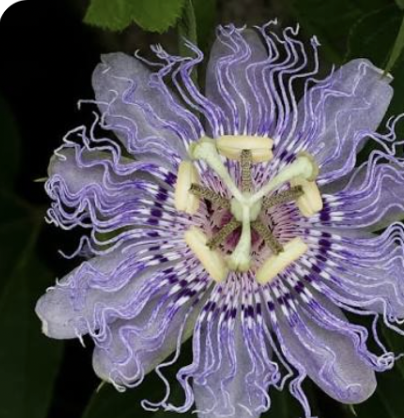
#> input picture plates/passiflora.png, 404 x 418 px; its folder holds only this picture in this run
$ python halftone.py
#> lines starting #> are read from the running program, lines starting #| are printed output that depends on the picture
"""Passion flower designs in the pixel micrograph style.
Plates -> honeycomb halftone texture -> clipped into one huge crisp shape on a flat colour.
Plates come from plates/*.png if present (real photos, white = flower),
otherwise they are rendered from generate.py's passion flowers.
"""
import glob, math, os, random
import numpy as np
from PIL import Image, ImageDraw, ImageFilter, ImageOps
import generate as g

W, H, SS = 1800, 3680, 2
OUT = "halftone"

PAL = {
    "purple":   dict(field=(107, 76, 122), base=(58, 34, 62),  d1=(203, 214, 150), d2=(200, 182, 226)),
    "violet":   dict(field=(59, 31, 92),   base=(28, 16, 44),  d1=(237, 230, 200), d2=(169, 139, 214)),
    "lavender": dict(field=(205, 189, 235), base=(107, 63, 160), d1=(244, 240, 250), d2=(201, 215, 122)),
    "moss":     dict(field=(31, 42, 30),   base=(59, 31, 92),  d1=(205, 189, 235), d2=(203, 214, 150)),
}

# ------------------------------------------------------------ plates
def make_plates(n=5):
#> called with n = 5
    files = sorted(glob.glob("plates/*.png")) + sorted(glob.glob("plates/*.jpg"))
    if files:
        plates = []
        for f in files:
            im = ImageOps.grayscale(Image.open(f))
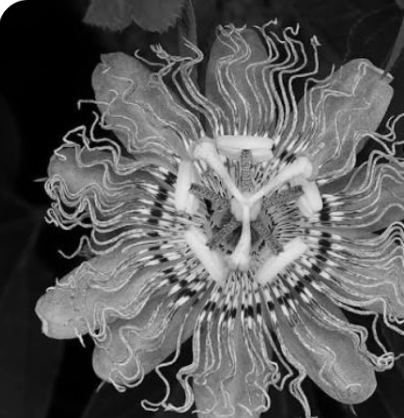
#> im: PIL image 404x418 L; min 0, max 255, mean 91.4
            plates.append(ImageOps.autocontrast(im, cutoff=2))
        return plates
    plates = []
    for i in range(n):
        im = Image.new("RGB", (g.W * g.S, g.W * g.S), "#000000")
        g.flower(im, g.W / 2, g.W / 2, g.W * 0.48, 100 + i, petals=i % 2 == 0,
                 n_fil=120 + 20 * i, curl=1.0 + 0.3 * i)
        im = ImageOps.grayscale(im.resize((1200, 1200), Image.LANCZOS))
        plates.append(ImageOps.autocontrast(im, cutoff=1))
    return plates

# ------------------------------------------------------------ texture
def source(plates, rnd, closeup=False):
    src = Image.new("L", (W, H), 0)
    picks = [rnd.choice(plates)] if closeup else rnd.sample(plates, 3)
    for p in picks:
        size = rnd.randint(3400, 3900) if closeup else rnd.randint(1500, 2600)
        q = p.resize((size, size), Image.LANCZOS).rotate(rnd.choice([0, 90, 180, 270]))
        x = rnd.randint(-size // 3, W - size * 2 // 3)
        y = rnd.randint(-size // 3, H - size * 2 // 3)
        if closeup:
            x, y = (W - size) // 2, (H - size) // 2
        src.paste(Image.composite(q, src.crop((x, y, x + size, y + size)), q), (x, y))
    return src

# [39 lines left out: functions halftone, mask, petal_poly, not called in this run]

def shape_petal(d, w, h):          # one giant petal, diagonal
    d.polygon(petal_poly(-w * 0.15, h * 1.05, -1.05, h * 1.25, w * 0.55), fill=255)

# [26 lines left out: functions shape_bloom, shape_filament, shape_stigma, not called in this run]

def shape_halfmoon(d, w, h):       # corona seen as a huge disc entering from below
    r = w * 0.9
    d.ellipse([w * 0.5 - r, h * 0.95 - r, w * 0.5 + r, h * 0.95 + r], fill=255)

# ------------------------------------------------------------ compose
# [4 lines left out: function grain, not called in this run]

def design(name, plates, pal_key, shape=None, closeup=False, seed=0):
    rnd = random.Random(seed)
    pal = PAL[pal_key]
    src = source(plates, rnd, closeup)
    if closeup:
        tex = halftone(src, dict(pal, base=pal["field"]), colors=("d1",))
        out = tex
    else:
        tex = halftone(src, pal)
        out = Image.new("RGB", (W, H), pal["field"])
        out.paste(tex, (0, 0), mask(shape))
    out = grain(out, rnd)
    os.makedirs(OUT, exist_ok=True)
    out.save(f"{OUT}/{name}.png")
    return out

# [11 lines left out: function mock, not called in this run]

if __name__ == "__main__":
    plates = make_plates()
#> plates = 1 item
    jobs = [
        ("h01_petal_purple",     "purple",   shape_petal),
        ("h02_bloom_violet",     "violet",   shape_bloom),
        ("h03_filament_moss",    "moss",     shape_filament),
        ("h04_stigma_purple",    "purple",   shape_stigma),
        ("h05_halfmoon_lavender","lavender", shape_halfmoon),
        ("h06_closeup_violet",   "violet",   None),
        ("h07_filament_lavender","lavender", shape_filament),
        ("h08_closeup_moss",     "moss",     None),
    ]
    mocks = []
    for i, (name, pal, shp) in enumerate(jobs):
#> (the run stopped early here; a loop or call above may not have finished)
